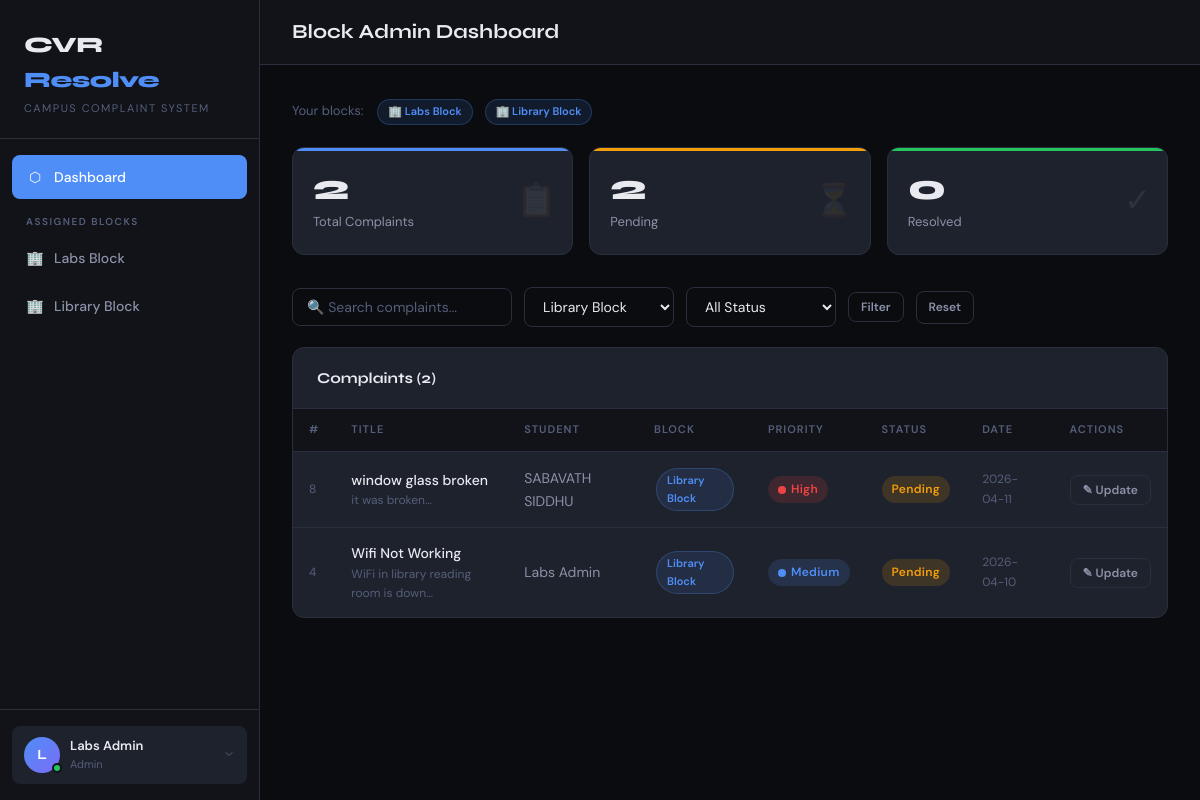
Screenshot of /admin?block=Library+Block (signed in) with the database file from the repository.
### tables this page shows
CREATE TABLE users (
        id INTEGER PRIMARY KEY AUTOINCREMENT,
        username TEXT UNIQUE NOT NULL,
        password TEXT NOT NULL,
        role TEXT NOT NULL,
        name TEXT NOT NULL,
        email TEXT,
        assigned_blocks TEXT DEFAULT '[]',
        created_at TIMESTAMP DEFAULT CURRENT_TIMESTAMP
    );

CREATE TABLE complaints (
        id INTEGER PRIMARY KEY AUTOINCREMENT,
        student_id INTEGER NOT NULL,
        title TEXT NOT NULL,
        description TEXT NOT NULL,
        image_path TEXT,
        location TEXT NOT NULL,
        status TEXT DEFAULT 'Pending',
        priority TEXT DEFAULT 'Medium',
        remarks TEXT,
        duplicate_of INTEGER,
        created_at TIMESTAMP DEFAULT CURRENT_TIMESTAMP,
        updated_at TIMESTAMP DEFAULT CURRENT_TIMESTAMP,
        FOREIGN KEY (student_id) REFERENCES users(id)
    );

### app_sqlite.py (the view)
@app.route('/admin')
@login_required
@role_required('admin')
def admin_dashboard():
    conn = get_db()
    blocks = current_user.assigned_blocks
    block_filter = request.args.get('block', '')
    status_filter = request.args.get('status', '')
    search = request.args.get('search', '')
    query = "SELECT c.*, u.name as student_name FROM complaints c JOIN users u ON c.student_id=u.id WHERE c.location IN ({})".format(
        ','.join('?' for _ in blocks))
    params = list(blocks)
    if block_filter and block_filter in blocks:
        query += " AND c.location=?"
        params.append(block_filter)
    if status_filter:
        query += " AND c.status=?"
        params.append(status_filter)
    if search:
        query += " AND (c.title LIKE ? OR c.description LIKE ?)"
        params += [f'%{search}%', f'%{search}%']
    query += " ORDER BY c.created_at DESC"
    complaints = conn.execute(query, params).fetchall() if blocks else []
    stats = {'total': len(complaints), 'pending': sum(1 for c in complaints if c['status']=='Pending'),
             'completed': sum(1 for c in complaints if c['status']=='Completed')}
    conn.close()
    return render_template('admin_dashboard.html', complaints=complaints, stats=stats,
                           assigned_blocks=blocks, block_filter=block_filter,
                           status_filter=status_filter, search=search)

### app_sqlite.py (called while the page is built)
def get_db():
    conn = sqlite3.connect(DB_PATH)
    conn.row_factory = sqlite3.Row
    return conn

@login_manager.user_loader
def load_user(user_id):
    conn = get_db()
    u = conn.execute("SELECT * FROM users WHERE id=?", (user_id,)).fetchone()
    conn.close()
    if u:
        return User(u['id'], u['username'], u['role'], u['name'], u['email'] or '', u['assigned_blocks'] or '[]')
    return None

def role_required(*roles):
    def decorator(f):
        @wraps(f)
        def wrapper(*args, **kwargs):
            if not current_user.is_authenticated or current_user.role not in roles:
                flash('Access denied.', 'danger')
                return redirect(url_for('dashboard'))
            return f(*args, **kwargs)
        return wrapper
    return decorator

@app.template_filter('urlencode')
def urlencode_filter(s):
    from urllib.parse import quote_plus
    return quote_plus(str(s))

### templates/admin_dashboard.html (shortened to what this page needs)
{% extends "layout.html" %}
{% block page_title %}Block Admin Dashboard{% endblock %}
{% block sidebar_links %}
  <a href="{{ url_for('admin_dashboard') }}" class="active"><span class="icon">⬡</span> Dashboard</a>
  <div class="sidebar-section-label">Assigned Blocks</div>
  {% for block in assigned_blocks %}
    <a href="{{ url_for('admin_dashboard') }}?block={{ block|urlencode }}">
      <span class="icon">🏢</span> {{ block }}
    </a>
  {% endfor %}
{% endblock %}
{% block content %}
<div style="margin-bottom:20px;display:flex;flex-wrap:wrap;gap:8px;align-items:center;">
  <span style="font-size:13px;color:var(--text3);margin-right:4px;">Your blocks:</span>
  {% for block in assigned_blocks %}
    <span class="block-pill">🏢 {{ block }}</span>
  {% endfor %}
</div>
<div class="stats-grid">
  <div class="stat-card blue">
    <div class="stat-number">{{ stats.total }}</div>
    <div class="stat-label">Total Complaints</div>
    <div class="stat-icon">📋</div>
  </div>
  <div class="stat-card orange">
    <div class="stat-number">{{ stats.pending }}</div>
    <div class="stat-label">Pending</div>
    <div class="stat-icon">⏳</div>
  </div>
  <div class="stat-card green">
    <div class="stat-number">{{ stats.completed }}</div>
    <div class="stat-label">Resolved</div>
    <div class="stat-icon">✓</div>
  </div>
</div>
<form method="GET" class="filters-bar">
  <input type="text" name="search" class="search-input" placeholder="🔍 Search complaints..." value="{{ search }}" />
  <select name="block" onchange="this.form.submit()">
    {% for block in assigned_blocks %}
      <option value="{{ block }}" {% if block_filter == block %}selected{% endif %}>{{ block }}</option>
    {% endfor %}
  </select>
  <select name="status" onchange="this.form.submit()">
    <option value="">All Status</option>
  </select>
  <button type="submit" class="btn btn-ghost btn-sm">Filter</button>
  <a href="{{ url_for('admin_dashboard') }}" class="btn btn-ghost btn-sm">Reset</a>
</form>
<div class="card">
  <div class="card-header">
    <span class="card-title">Complaints ({{ complaints|length }})</span>
  </div>
  {% if complaints %}
  <div class="table-wrapper">
    <table>
      <thead>
        <tr>
          <th>#</th>
          <th>Title</th>
          <th>Student</th>
          <th>Block</th>
          <th>Priority</th>
          <th>Status</th>
          <th>Date</th>
          <th>Actions</th>
        </tr>
      </thead>
      <tbody>
        {% for c in complaints %}
        <tr>
          <td style="color:var(--text3);font-size:12px;">{{ c.id }}</td>
          <td>
            <div class="td-main">{{ c.title }}</div>
            <div style="font-size:12px;color:var(--text3);">{{ c.description[:50] }}…</div>
          </td>
          <td>{{ c.student_name }}</td>
          <td><span class="block-pill">{{ c.location }}</span></td>
          <td>
            <span class="badge badge-{{ c.priority|lower }}">
              <span class="priority-dot {{ c.priority }}"></span>{{ c.priority }}
            </span>
          </td>
          <td><span class="badge badge-{{ c.status|lower }}">{{ c.status }}</span></td>
          <td style="font-size:12px;color:var(--text3);">{{ c.created_at[:10] }}</td>
          <td>
            <button class="btn btn-sm btn-ghost update-btn"
              data-id="{{ c.id }}"
              data-status="{{ c.status }}"
              data-remarks="{{ c.remarks or '' }}"
              data-action="{{ url_for('update_complaint', cid=c.id) }}">
              ✎ Update
            </button>
          </td>
        </tr>
        {% endfor %}
      </tbody>
    </table>
  </div>
  {% else %}
    <div class="empty-state">
      <div class="empty-icon">✅</div>
      <div class="empty-text">No complaints found.</div>
    </div>
  {% endif %}
</div>
{% endblock %}

### templates/layout.html (shortened to what this page needs)
<!DOCTYPE html>
<html lang="en">
<head>
  <link rel="stylesheet" href="{{ url_for('static', filename='css/style.css') }}" />
</head>
<body>
<div class="app-wrapper">
  <aside class="sidebar">
    <div class="sidebar-logo">
      <div class="logo-text">CVR <span>Resolve</span></div>
      <div class="logo-sub">Campus Complaint System</div>
    </div>
    <nav class="sidebar-nav">
      {% block sidebar_links %}{% endblock %}
    </nav>
    <div class="sidebar-footer">
      <div class="sidebar-user" id="profile-trigger">
        <div class="user-avatar-container">
          {% if current_user.pfp_path %}
            <img src="{{ url_for('static', filename='uploads/' + current_user.pfp_path) }}" alt="PFP" class="sidebar-pfp">
          {% else %}
            <div class="user-avatar">{{ current_user.name[0].upper() }}</div>
          {% endif %}
          <div class="status-indicator online"></div>
        </div>
        <div class="user-info">
          <div class="user-name">{{ current_user.name }}</div>
          <div class="user-role">{{ current_user.role|capitalize }}</div>
        </div>
        <div class="profile-chevron">
          <svg width="12" height="12" viewBox="0 0 24 24" fill="none" stroke="currentColor" stroke-width="2" stroke-linecap="round" stroke-linejoin="round"><polyline points="6 9 12 15 18 9"></polyline></svg>
        </div>
      </div>
    </div>
  </aside>
  <div class="main-content">
    <header class="topbar">
      <div style="display:flex;align-items:center;gap:12px;">
        <h1 class="topbar-title">{% block page_title %}Dashboard{% endblock %}</h1>
      </div>
    </header>
    <main class="page-content">
      {% block content %}{% endblock %}
    </main>
  </div>
</div>
</body>
</html>

### rows the page displays
users: name "L", name "Labs Admin", role "Admin"
complaints: id "8", title "window glass broken", description "it was broken", student_name "SABAVATH SIDDHU", location "Library Block", priority "High", status "Pending", created_at "2026-04-11"
complaints: id "4", title "Wifi Not Working", description "WiFi in library reading room is down", student_name "Labs Admin", location "Library Block", priority "Medium", status "Pending", created_at "2026-04-10"

### other values shown
{{ block }} "Labs Block" "Library Block"
{{ stats.total }} "2"
{{ stats.pending }} "2"
{{ stats.completed }} "0"
{{ complaints|length }} "2"
form field block "Library Block"
